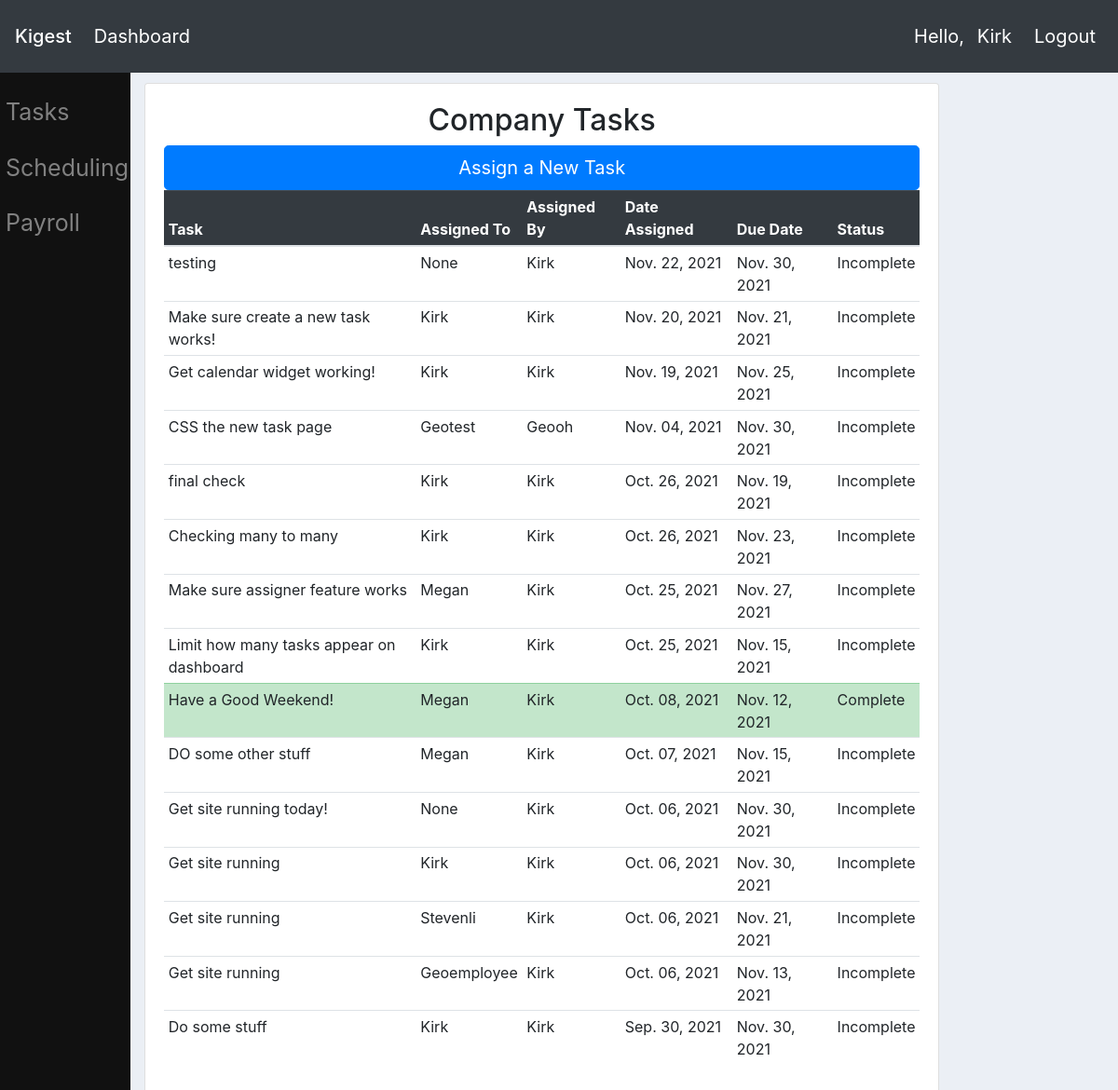
Page /tasks/ (signed in) on the committed database.
### tasks/models.py (models this page shows, shortened)
class Task(models.Model):
    title = models.CharField(max_length=60)
    assigner = models.ForeignKey(Employee, on_delete=models.CASCADE, default=1)
    date_created = models.DateTimeField(auto_now_add=True)
    date_due = models.DateTimeField(default=make_aware(datetime.datetime(2021,11,30,5,0,0)))
    date_completed = models.DateTimeField(null=True, blank=True)
    description = models.TextField(blank=True)
    is_complete = models.BooleanField(default=False, blank=True, null=True)
    assignee = models.ManyToManyField(Employee, related_name='assignee')
    team = models.ManyToManyField(Group, related_name='team', blank=True)

### userprofile/models.py (models this page shows)
class Employee(models.Model):
    user = models.OneToOneField(User, on_delete=models.CASCADE)
    first_name = models.CharField(max_length=15, default='')
    last_name = models.CharField(max_length=20, default='')
    date_of_birth = models.DateField(null=True, blank=True)
    is_active = models.BooleanField(default=False)
    profile_picture = models.ImageField(default="default.png")
    street = models.CharField(max_length=200, null=True, blank=True, verbose_name='Street Address')
    city = models.CharField(max_length=75, null=True, blank=True, verbose_name='City')
    state = models.CharField(max_length=2, null=True, blank=True, verbose_name='State')
    phone = models.CharField(max_length=20, null=True, blank=True, verbose_name='Telephone Number')
    postal_code = models.CharField(max_length=5, null=True, blank=True, verbose_name='Postal Code')
    def __str__(self):
        return self.user.username.capitalize()

### tasks/views.py (the view)
# urls.py: path('tasks/', include('tasks.urls')),
@login_required(login_url='homepage')
def tasks(request):
    current_employee = None
    tasks = None
    managers = Group.objects.get(name='managers').user_set.all()
    employees = Group.objects.get(name='employees').user_set.all()
    if request.user in managers:
        current_employee = Employee.objects.get(user=request.user)
        tasks = Task.objects.order_by('-date_created')
    elif request.user in employees:
        current_employee = Employee.objects.get(user=request.user)
        tasks = current_employee.assignee.all().order_by('-date_due')
    return render(request, 'tasks/tasks.html', {'employee': current_employee, 'tasks': tasks})

### tasks/templates/tasks/tasks.html (shortened to what this page needs)
{% extends "website/main.html" %}
{% block content %}
<div class="col-md-10 mt-4">
    <div class="card card-body "><h2 class="text-center"><a class="text-reset text-decoration-none" href='{% url "tasks:tasks"%}'>Company Tasks</a></h2>
        {%if user.is_staff %}
        <a class="btn btn-primary btn-lg btn-block" href="{% url 'tasks:newtask' %}" role="button">Assign a New Task</a>
        {% endif %}
        {% if tasks is None %}
        <h1 class="display-3">Looks like you're all caught up!</h1>
        {% else %}
        <table class="table table-sm table-hover">
            <thead class="table-dark">
                <tr>
                    <th class="col-sm-4">Task</th>
                    <th>Assigned To</th>
                    <th>Assigned By</th>
                    <th>Date Assigned</th>
                    <th>Due Date</th>
                    <th>Status</th>
                </tr>
            </thead>
            <tbody>
                {% for task in tasks %}
                {% if task.is_complete %}<tr class="table-success">
                {% else %} <tr>
                {% endif %}
                <td><a class="text-reset text-decoration-none" href='{% url "tasks:edittask" task.id%}'>{{ task.title }}</a></td>
                {% if task.team.all.first is None %}
                <td>{{ task.assignee.all.first|capfirst }}</td>
                {% else %}
                <td>{{ task.team.all.first|capfirst }}</td>
                {% endif %}
                <td>{{ task.assigner|capfirst }}</td>
                <td>{{ task.date_created.date|date:"M. d, Y" }}</td>
                <td>{{ task.date_due.date|date:"M. d, Y" }}</td>
                {% if task.is_complete %}
                <td>Complete</td>
                {% else %}
                <td>Incomplete</td>
                {% endif %}
            </tr>
            {% endfor %}
        </tbody>
    </table>
        {% endif %}
        </div>
    </div>
{% endblock %}

### website/templates/website/navbar.html (shortened to what this page needs)
<nav class="navbar fixed-top navbar-expand-lg navbar-dark bg-dark">
  <a class="navbar-brand mb-0 h1" href="{% url 'homepage' %}">Kigest</a>
  <div class="collapse navbar-collapse" id="navbarNav">
    <ul class="navbar-nav">
      <li class="nav-item active">
        <a class="nav-link" href="{% url 'homepage' %}">Dashboard</a>
        </li>
    </ul>
  </div>
    {% if user.is_authenticated %}<span class="navbar-text px-2 text-white"> Hello, <a class="navbar-text px-2 text-white" href="{% url 'profile:profile' request.user.username %}">{{request.user|capfirst}}</a></span>
    <span><a class="navbar-text px-2 text-white" href="{% url 'profile:logout' %}">Logout</a></span>{% endif %}
</nav>

### website/templates/website/main.html (style rules this page uses)
body { padding-top: 65px; padding-left: 140px; background-color: #ebeff5; }

### website/templates/website/navbar.html (style rules this page uses)
a.navbar-brand { font-size: 20px; }
ul.navbar-nav { font-size: 20px; }
span { font-size: 20px; }

### rows in the picture
Task: title "testing", assignee.all.first "None", assigner "Kirk", date_created "Nov. 22, 2021", date_due "Nov. 30, 2021", is_complete "Incomplete"
Task: title "Make sure create a new task works!", assignee.all.first "Kirk", assigner "Kirk", date_created "Nov. 20, 2021", date_due "Nov. 21, 2021", is_complete "Incomplete"
Task: title "Get calendar widget working!", assignee.all.first "Kirk", assigner "Kirk", date_created "Nov. 19, 2021", date_due "Nov. 25, 2021", is_complete "Incomplete"
Task: title "CSS the new task page", assignee.all.first "Geotest", assigner "Geooh", date_created "Nov. 04, 2021", date_due "Nov. 30, 2021", is_complete "Incomplete"
Task: title "final check", assignee.all.first "Kirk", assigner "Kirk", date_created "Oct. 26, 2021", date_due "Nov. 19, 2021", is_complete "Incomplete"
Task: title "Checking many to many", assignee.all.first "Kirk", assigner "Kirk", date_created "Oct. 26, 2021", date_due "Nov. 23, 2021", is_complete "Incomplete"
Task: title "Make sure assigner feature works", assignee.all.first "Megan", assigner "Kirk", date_created "Oct. 25, 2021", date_due "Nov. 27, 2021", is_complete "Incomplete"
Task: title "Limit how many tasks appear on dashboard", assignee.all.first "Kirk", assigner "Kirk", date_created "Oct. 25, 2021", date_due "Nov. 15, 2021", is_complete "Incomplete"
Task: title "Have a Good Weekend!", assignee.all.first "Megan", assigner "Kirk", date_created "Oct. 08, 2021", date_due "Nov. 12, 2021", is_complete "Complete"
Task: title "DO some other stuff", assignee.all.first "Megan", assigner "Kirk", date_created "Oct. 07, 2021", date_due "Nov. 15, 2021", is_complete "Incomplete"
Task: title "Get site running today!", assignee.all.first "None", assigner "Kirk", date_created "Oct. 06, 2021", date_due "Nov. 30, 2021", is_complete "Incomplete"
Task: title "Get site running", assignee.all.first "Kirk", assigner "Kirk", date_created "Oct. 06, 2021", date_due "Nov. 30, 2021", is_complete "Incomplete"
Task: title "Get site running", assignee.all.first "Stevenli", assigner "Kirk", date_created "Oct. 06, 2021", date_due "Nov. 21, 2021", is_complete "Incomplete"
Task: title "Get site running", assignee.all.first "Geoemployee", assigner "Kirk", date_created "Oct. 06, 2021", date_due "Nov. 13, 2021", is_complete "Incomplete"
Task: title "Do some stuff", assignee.all.first "Kirk", assigner "Kirk", date_created "Sep. 30, 2021", date_due "Nov. 30, 2021", is_complete "Incomplete"

### other values in the picture
{{ request.user|capfirst }} "Kirk"
